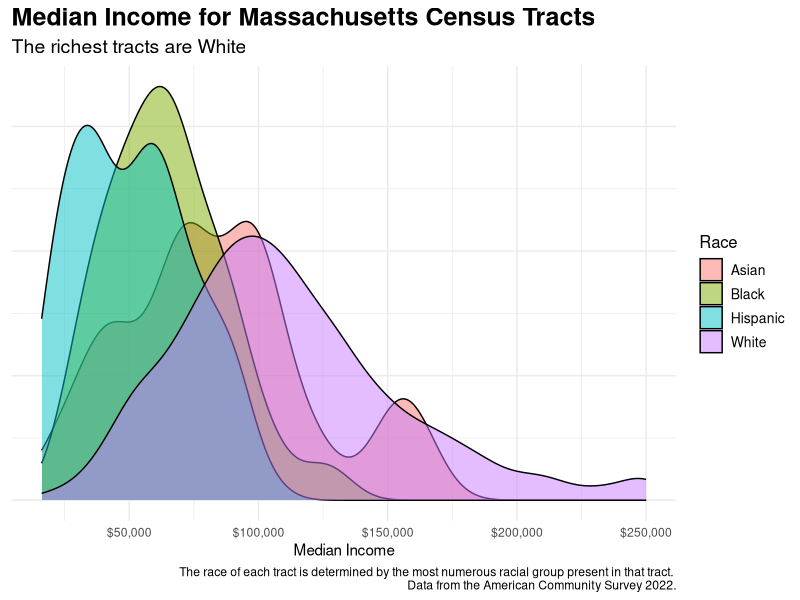

Recreate this plot in R.
## ---- chunk 1
#| message: false
library(tidyverse)
## ---- chunk 2
#| message: false
#| warning: false
read_csv("mass-tracts.csv") |> 
  ggplot(aes(x = med_income, fill = race))+
  geom_density(alpha = 0.5) +
  scale_x_continuous(labels = scales::dollar) +
  labs(title = "Median Income for Massachusetts Census Tracts",
       subtitle = "The richest tracts are White",
       x = "Median Income",
       y = NULL,
       fill = "Race",
       caption = "The race of each tract is determined by the most numerous racial group present in that tract. \nData from the American Community Survey 2022.") +
  theme_minimal() +
  theme(plot.title = element_text(size = 18, face = "bold"),
        plot.subtitle = element_text(size = 14),
        legend.title = element_text(size = 12),
        legend.text = element_text(size = 10),
        axis.text.y = element_blank())
